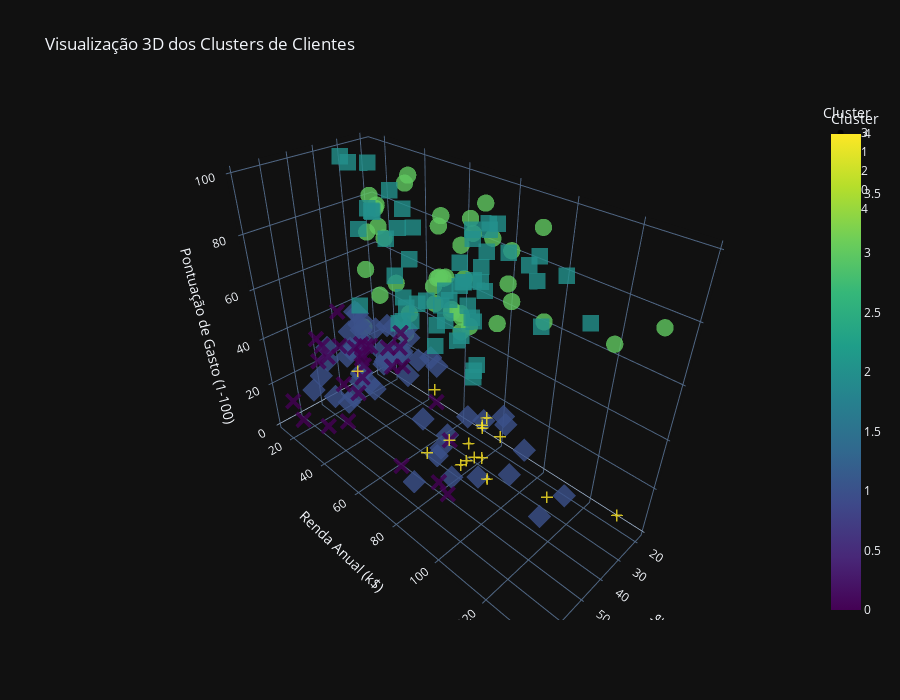

The notebook cell saved with this chart:
### Code cell
# Garantir que o DataFrame tenha os dados necessários
df_visual = df_clean.copy()
df_visual["Annual Income (k$)"] = df["Annual Income (k$)"]
df_visual["Spending Score (1-100)"] = df["Spending Score (1-100)"]
df_visual["Age"] = df["Age"]

# Criar o gráfico 3D interativo
fig = px.scatter_3d(
    df_visual,
    x="Age",
    y="Annual Income (k$)",
    z="Spending Score (1-100)",
    color="Cluster",
    color_continuous_scale="viridis",
    title=" Visualização 3D dos Clusters de Clientes",
    symbol="Cluster",
    opacity=0.8
)

# Ajustes visuais
fig.update_traces(marker=dict(size=6, line=dict(width=0)))
fig.update_layout(
    scene=dict(
        xaxis_title="Idade",
        yaxis_title="Renda Anual (k$)",
        zaxis_title="Pontuação de Gasto (1-100)"
    ),
    width=900,
    height=700,
    template="plotly_dark"
)

fig.show()

### Figure 1 — Plotly figure (JSON) as saved in the notebook; plotly's stock layout.template omitted (floating-point values rounded to 4 significant figures)
{"data": [{"hovertemplate": "Cluster=%{marker.color}<br>Age=%{x}<br>Annual Income (k$)=%{y}<br>Spending Score (1-100)=%{z}<extra></extra>", "legendgroup": "3", "marker": {"color": [3, 3, 3, 3, 3, 3, 3, 3, 3, 3, 3, 3, 3, 3, 3, 3, 3, 3, 3, 3, 3, 3, 3, 3, 3, 3, 3, 3, 3, 3, 3, 3, 3, 3, 3, 3, 3, 3, 3, 3, 3, 3], "coloraxis": "coloraxis", "line": {"width": 0}, "opacity": 0.8, "size": 6, "symbol": "circle"}, "mode": "markers", "name": "3", "scene": "scene", "showlegend": true, "type": "scatter3d", "x": [19, 21, 22, 20, 35, 25, 31, 29, 35, 18, 24, 33, 19, 18, 19, 26, 40, 38, 18, 24, 20, 26, 19, 27, 39, 40, 38, 39, 32, 32, 28, 34, 39, 32, 28, 36, 27, 35, 30, 28, 32, 30], "y": [15, 15, 20, 21, 24, 24, 25, 28, 28, 33, 38, 42, 46, 48, 48, 54, 54, 54, 59, 60, 61, 62, 64, 67, 69, 71, 71, 71, 73, 75, 77, 78, 78, 87, 87, 87, 88, 93, 99, 101, 126, 137], "z": [39, 81, 79, 66, 35, 73, 73, 82, 61, 92, 92, 60, 55, 59, 59, 54, 48, 55, 41, 52, 49, 55, 46, 56, 91, 95, 75, 75, 73, 93, 97, 90, 88, 63, 75, 92, 69, 90, 97, 68, 74, 83]}, {"hovertemplate": "Cluster=%{marker.color}<br>Age=%{x}<br>Annual Income (k$)=%{y}<br>Spending Score (1-100)=%{z}<extra></extra>", "legendgroup": "1", "marker": {"color": [1, 1, 1, 1, 1, 1, 1, 1, 1, 1, 1, 1, 1, 1, 1, 1, 1, 1, 1, 1, 1, 1, 1, 1, 1, 1, 1, 1, 1, 1, 1, 1, 1, 1, 1, 1, 1, 1, 1, 1, 1, 1, 1, 1, 1, 1, 1, 1, 1, 1, 1, 1, 1, 1, 1], "coloraxis": "coloraxis", "line": {"width": 0}, "opacity": 0.8, "size": 6, "symbol": "diamond"}, "mode": "markers", "name": "1", "scene": "scene", "showlegend": true, "type": "scatter3d", "x": [20, 35, 58, 35, 46, 54, 45, 40, 49, 42, 36, 65, 49, 50, 49, 50, 51, 67, 54, 43, 68, 47, 60, 60, 45, 49, 46, 55, 50, 68, 40, 47, 49, 66, 38, 63, 49, 51, 50, 38, 44, 57, 34, 44, 47, 56, 36, 52, 37, 41, 54, 41, 34, 47, 45], "y": [16, 18, 20, 21, 25, 28, 28, 29, 33, 34, 37, 38, 39, 40, 42, 43, 44, 47, 47, 48, 48, 49, 50, 50, 54, 54, 54, 57, 58, 59, 60, 60, 62, 63, 64, 65, 65, 67, 67, 67, 73, 75, 78, 78, 78, 79, 87, 88, 97, 99, 101, 103, 103, 120, 126], "z": [6, 6, 15, 35, 5, 14, 32, 31, 14, 17, 26, 35, 28, 55, 52, 45, 50, 52, 59, 50, 48, 42, 49, 56, 53, 42, 44, 58, 46, 55, 40, 47, 48, 50, 42, 43, 59, 43, 57, 40, 7, 5, 22, 20, 16, 35, 27, 13, 32, 39, 24, 17, 23, 16, 28]}, {"hovertemplate": "Cluster=%{marker.color}<br>Age=%{x}<br>Annual Income (k$)=%{y}<br>Spending Score (1-100)=%{z}<extra></extra>", "legendgroup": "2", "marker": {"color": [2, 2, 2, 2, 2, 2, 2, 2, 2, 2, 2, 2, 2, 2, 2, 2, 2, 2, 2, 2, 2, 2, 2, 2, 2, 2, 2, 2, 2, 2, 2, 2, 2, 2, 2, 2, 2, 2, 2, 2, 2, 2, 2, 2, 2, 2, 2, 2, 2, 2, 2, 2, 2, 2, 2, 2, 2], "coloraxis": "coloraxis", "line": {"width": 0}, "opacity": 0.8, "size": 6, "symbol": "square"}, "mode": "markers", "name": "2", "scene": "scene", "showlegend": true, "type": "scatter3d", "x": [23, 31, 22, 23, 30, 35, 24, 35, 23, 21, 21, 30, 20, 31, 24, 27, 29, 31, 31, 27, 32, 23, 21, 22, 34, 32, 27, 23, 21, 19, 18, 19, 40, 23, 31, 25, 31, 29, 35, 28, 32, 32, 38, 27, 30, 30, 29, 31, 36, 33, 30, 32, 29, 36, 32, 38, 35], "y": [16, 17, 17, 18, 19, 19, 20, 23, 29, 30, 33, 34, 37, 39, 39, 40, 40, 40, 43, 46, 48, 54, 54, 57, 58, 60, 60, 62, 62, 63, 65, 65, 69, 70, 70, 72, 72, 73, 74, 76, 76, 77, 78, 78, 78, 78, 79, 81, 85, 86, 88, 97, 98, 103, 103, 113, 120], "z": [77, 40, 76, 94, 72, 99, 77, 98, 87, 73, 81, 73, 75, 61, 65, 47, 42, 42, 54, 51, 47, 52, 57, 55, 60, 42, 50, 41, 42, 54, 48, 50, 58, 29, 77, 34, 71, 88, 72, 40, 87, 74, 76, 89, 78, 73, 83, 93, 75, 95, 86, 86, 88, 85, 69, 91, 79]}, {"hovertemplate": "Cluster=%{marker.color}<br>Age=%{x}<br>Annual Income (k$)=%{y}<br>Spending Score (1-100)=%{z}<extra></extra>", "legendgroup": "0", "marker": {"color": [0, 0, 0, 0, 0, 0, 0, 0, 0, 0, 0, 0, 0, 0, 0, 0, 0, 0, 0, 0, 0, 0, 0, 0, 0, 0, 0, 0, 0, 0], "coloraxis": "coloraxis", "line": {"width": 0}, "opacity": 0.8, "size": 6, "symbol": "x"}, "mode": "markers", "name": "0", "scene": "scene", "showlegend": true, "type": "scatter3d", "x": [64, 67, 52, 60, 53, 48, 59, 47, 69, 53, 70, 63, 70, 59, 57, 67, 48, 48, 48, 67, 49, 54, 68, 66, 65, 59, 48, 50, 58, 59], "y": [19, 19, 23, 30, 33, 39, 43, 43, 44, 46, 46, 48, 49, 54, 54, 54, 54, 60, 61, 62, 62, 63, 63, 63, 63, 71, 77, 85, 88, 93], "z": [3, 14, 29, 4, 4, 36, 60, 41, 46, 46, 56, 51, 55, 47, 51, 41, 46, 49, 42, 59, 56, 46, 43, 48, 52, 11, 36, 26, 15, 14]}, {"hovertemplate": "Cluster=%{marker.color}<br>Age=%{x}<br>Annual Income (k$)=%{y}<br>Spending Score (1-100)=%{z}<extra></extra>", "legendgroup": "4", "marker": {"color": [4, 4, 4, 4, 4, 4, 4, 4, 4, 4, 4, 4, 4, 4, 4, 4], "coloraxis": "coloraxis", "line": {"width": 0}, "opacity": 0.8, "size": 6, "symbol": "cross"}, "mode": "markers", "name": "4", "scene": "scene", "showlegend": true, "type": "scatter3d", "x": [37, 43, 47, 20, 19, 25, 43, 37, 34, 19, 42, 40, 36, 46, 33, 32], "y": [20, 71, 71, 73, 74, 77, 78, 78, 78, 81, 86, 87, 87, 98, 113, 137], "z": [13, 35, 9, 5, 10, 12, 17, 1, 1, 5, 20, 13, 10, 15, 8, 18]}], "layout": {"coloraxis": {"colorbar": {"title": {"text": "Cluster"}}, "colorscale": [[0, "#440154"], [0.1111, "#482878"], [0.2222, "#3e4989"], [0.3333, "#31688e"], [0.4444, "#26828e"], [0.5556, "#1f9e89"], [0.6667, "#35b779"], [0.7778, "#6ece58"], [0.8889, "#b5de2b"], [1, "#fde725"]]}, "height": 700, "legend": {"title": {"text": "Cluster"}, "tracegroupgap": 0}, "scene": {"domain": {"x": [0, 1], "y": [0, 1]}, "xaxis": {"title": {"text": "Idade"}}, "yaxis": {"title": {"text": "Renda Anual (k$)"}}, "zaxis": {"title": {"text": "Pontuação de Gasto (1-100)"}}}, "title": {"text": " Visualização 3D dos Clusters de Clientes"}, "width": 900}}
